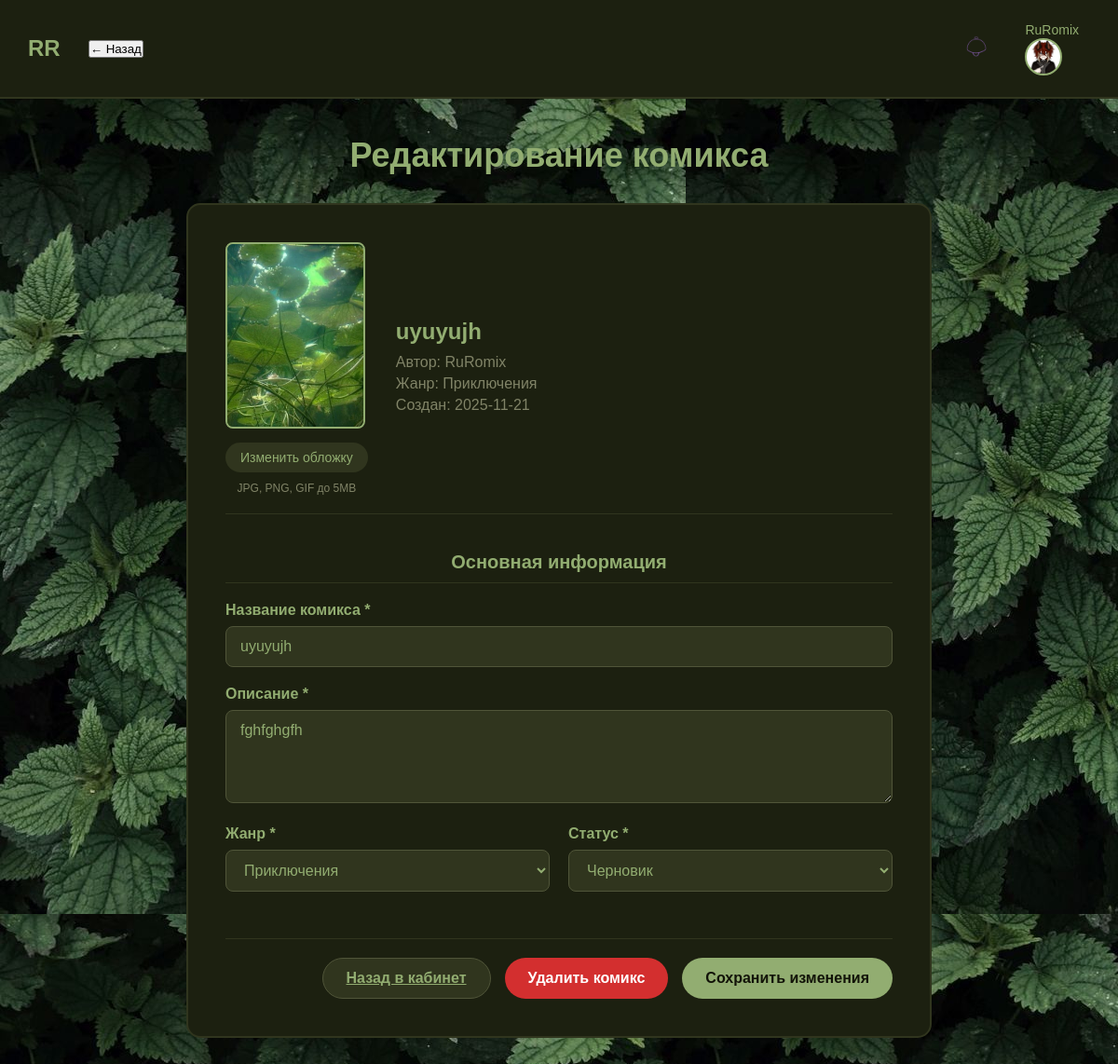
/redact_comics.php?id=16 (signed in), run on the app's committed database.
### tables this page shows
CREATE TABLE `Comics` (
  `ID` int(11) NOT NULL AUTO_INCREMENT,
  `Title` varchar(255) NOT NULL,
  `Description` text NOT NULL,
  `Author_id` int(11) NOT NULL,
  `Status` varchar(20) NOT NULL,
  `Created_at` date DEFAULT curdate(),
  `Genres_id` int(11) NOT NULL,
  `Cover_path` varchar(255) DEFAULT NULL,
  PRIMARY KEY (`ID`),
  KEY `Author_id` (`Author_id`),
  KEY `Genres_id` (`Genres_id`),
  CONSTRAINT `Comics_ibfk_1` FOREIGN KEY (`Genres_id`) REFERENCES `Genres` (`ID`)
);

CREATE TABLE `Users` (
  `ID` int(11) NOT NULL AUTO_INCREMENT,
  `Username` varchar(50) NOT NULL,
  `Email` varchar(100) NOT NULL,
  `Role` varchar(20) NOT NULL,
  `Password_hash` varchar(255) NOT NULL,
  `Created_at` date NOT NULL,
  `Status` int(11) NOT NULL,
  `Last_login` date NOT NULL,
  `Avatar_path` varchar(255) DEFAULT 'umolch_avatar.jpeg',
  PRIMARY KEY (`ID`)
);

CREATE TABLE `Genres` (
  `ID` int(11) NOT NULL AUTO_INCREMENT,
  `Name` varchar(50) NOT NULL,
  PRIMARY KEY (`ID`)
);

### redact_comics.php (the view, shortened to what this page needs)
<?php
include 'config.php';
$comic_id = $_GET['id'] ?? null;
$errors = [];
try {
    $stmt = $pdo->prepare("
        SELECT c.*, u.Username as Author_name, g.Name as Genre_name
        FROM Comics c
        LEFT JOIN Users u ON c.Author_id = u.ID
        LEFT JOIN Genres g ON c.Genres_id = g.ID
        WHERE c.ID = ?
    ");
    $stmt->execute([$comic_id]);
    $comic = $stmt->fetch(PDO::FETCH_ASSOC);
} catch (PDOException $e) {
    $errors[] = "Ошибка базы данных: " . $e->getMessage();
    header("Location: author_kabinet.php");
    exit;
}
try {
    $genres_stmt = $pdo->prepare("SELECT ID, Name FROM Genres ORDER BY Name");
    $genres_stmt->execute();
    $genres = $genres_stmt->fetchAll(PDO::FETCH_ASSOC);
} catch (PDOException $e) {
    $errors[] = "Ошибка загрузки жанров: " . $e->getMessage();
    $genres = [];
}
?>
<!DOCTYPE html>
<html lang="ru">
<head>
    <link rel="stylesheet" href="style_main.css">
    <link rel="stylesheet" href="style_redact.css">
</head>
<body>
    <?php include 'header.php'; ?>
    <main class="main-content">
        <h1 class="page-title">Редактирование комикса</h1>
        <div class="edit-container">
            <form method="POST" enctype="multipart/form-data">
                <div class="comic-header">
                    <div class="cover-section">
                        <div class="cover-preview" id="coverPreview">
                            <?php if (!empty($comic['Cover_path']) && file_exists($comic['Cover_path'])): ?>
                                <img src="<?= htmlspecialchars($comic['Cover_path']) ?>" alt="Обложка комикса">
                            <?php else: ?>
                                <span>Обложка</span>
                            <?php endif; ?>
                        </div>
                        <div class="cover-upload">
                            <label for="coverInput" class="cover-label">Изменить обложку</label>
                            <span style="font-size: 12px; color: #808367;">JPG, PNG, GIF до 5MB</span>
                        </div>
                    </div>
                    <div class="comic-info">
                        <h2 style="color: #92ad71; margin-bottom: 10px;"><?= htmlspecialchars($comic['Title']) ?></h2>
                        <p style="color: #808367; margin-bottom: 5px;">Автор: <?= htmlspecialchars($comic['Author_name']) ?></p>
                        <p style="color: #808367; margin-bottom: 5px;">Жанр: <?= htmlspecialchars($comic['Genre_name']) ?></p>
                        <p style="color: #808367; margin-bottom: 5px;">Создан: <?= htmlspecialchars($comic['Created_at']) ?></p>
                    </div>
                </div>
                <div class="form-section">
                    <h3 class="section-title">Основная информация</h3>
                    <div class="form-group">
                        <label class="form-label" for="title">Название комикса *</label>
                        <input type="text" id="title" name="title" class="form-input"
                               value="<?= htmlspecialchars($comic['Title']) ?>"
                               placeholder="Введите название комикса" required>
                    </div>
                    <div class="form-group">
                        <label class="form-label" for="description">Описание *</label>
                        <textarea id="description" name="description" class="form-input form-textarea"
                                  placeholder="Опишите сюжет вашего комикса..." required><?= htmlspecialchars($comic['Description']) ?></textarea>
                    </div>
                    <div class="form-row">
                        <div class="form-group">
                            <label class="form-label" for="genre_id">Жанр *</label>
                            <select id="genre_id" name="genre_id" class="form-select" required>
                                <?php foreach ($genres as $genre): ?>
                                    <option value="<?= $genre['ID'] ?>"
                                        <?= $genre['ID'] == $comic['Genres_id'] ? 'selected' : '' ?>>
                                        <?= htmlspecialchars($genre['Name']) ?>
                                    </option>
                                <?php endforeach; ?>
                            </select>
                        </div>
                        <div class="form-group">
                            <label class="form-label" for="status">Статус *</label>
                            <select id="status" name="status" class="form-select" required>
                                <option value="2" <?= $comic['Status'] == '2' ? 'selected' : '' ?>>Черновик</option>
                            </select>
                        </div>
                    </div>
                </div>
                <div class="form-actions">
                    <a href="author_kabinet.php" class="btn btn-secondary">Назад в кабинет</a>
                    <button type="button" class="btn btn-danger" onclick="confirmDelete(<?= $comic_id ?>, '<?= htmlspecialchars(addslashes($comic['Title'])) ?>')">Удалить комикс</button>
                    <button type="submit" class="btn btn-primary">Сохранить изменения</button>
                </div>
            </form>
        </div>
    </main>
</body>
</html>

### style_main.css (style rules this page uses)
* { margin: 0; padding: 0; box-sizing: border-box; font-family: 'Arial', sans-serif; }
body { background-color: #30351e; background-image: url('Просто фон.jpg'); color: #92ad71; min-height: 100vh; display: flex; flex-direction: column; }
.main-content { padding: 40px 30px; display: flex; flex-direction: column; align-items: center; flex: 1; }
.section-title { font-size: 24px; color: #92ad71; margin-bottom: 20px; text-align: center; }

### style_redact.css (style rules this page uses)
* { margin: 0; padding: 0; box-sizing: border-box; font-family: 'Arial', sans-serif; }
body { background-color: #121308; color: #92ad71; min-height: 100vh; }
.main-content { padding: 40px 30px; display: flex; flex-direction: column; align-items: center; }
.page-title { font-size: 36px; color: #92ad71; margin-bottom: 30px; text-align: center; }
.edit-container { background-color: #1c2010; border-radius: 15px; padding: 40px; width: 90%; max-width: 800px; border: 2px solid #30351e; }
.profile-header, .comic-header { display: flex; align-items: center; gap: 30px; margin-bottom: 40px; padding-bottom: 20px; border-bottom: 1px solid #30351e; }
.avatar-section, .cover-section { text-align: center; }
.cover-preview { width: 150px; height: 200px; border-radius: 8px; background-color: #505539; display: flex; align-items: center; justify-content: center; color: #92ad71; font-size: 14px; border: 2px solid #92ad71; margin-bottom: 15px; overflow: hidden; }
.avatar-preview img, .cover-preview img { width: 100%; height: 100%; object-fit: cover; }
.avatar-upload, .cover-upload { display: flex; flex-direction: column; gap: 10px; align-items: center; }
.avatar-label, .cover-label { background-color: #30351e; color: #92ad71; padding: 8px 16px; border-radius: 20px; cursor: pointer; transition: background-color 0.3s; font-size: 14px; }
.form-section { margin-bottom: 30px; }
.section-title { font-size: 20px; color: #92ad71; margin-bottom: 20px; padding-bottom: 10px; border-bottom: 1px solid #30351e; }
.form-group { margin-bottom: 20px; }
.form-label { display: block; margin-bottom: 8px; color: #92ad71; font-weight: bold; }
.form-input, .form-select { width: 100%; padding: 12px 15px; background-color: #30351e; border: 1px solid #505539; border-radius: 8px; color: #92ad71; font-size: 16px; transition: border-color 0.3s; }
.form-input::placeholder { color: #808367; }
.form-textarea { resize: vertical; min-height: 100px; }
.form-row { display: grid; grid-template-columns: 1fr 1fr; gap: 20px; }
.form-actions { display: flex; gap: 15px; justify-content: flex-end; margin-top: 30px; padding-top: 20px; border-top: 1px solid #30351e; }
.btn { padding: 12px 25px; border: none; border-radius: 25px; cursor: pointer; font-weight: bold; font-size: 16px; transition: all 0.3s; }
.btn-primary { background-color: #92ad71; color: #121308; }
.btn-secondary { background-color: #30351e; color: #92ad71; border: 1px solid #505539; }
.btn-danger { background-color: #d32f2f; color: white; }
.comic-info { flex-grow: 1; }

### data on the page
comics: Cover_path (picture), Title "uyuyujh", Author.Username "RuRomix", Genres.Name "Приключения", Created_at "2025-11-21", title "uyuyujh", description "fghfghgfh", genre_id "Приключения", status "Черновик"

### other printed values
$_SESSION['username'] "RuRomix"
